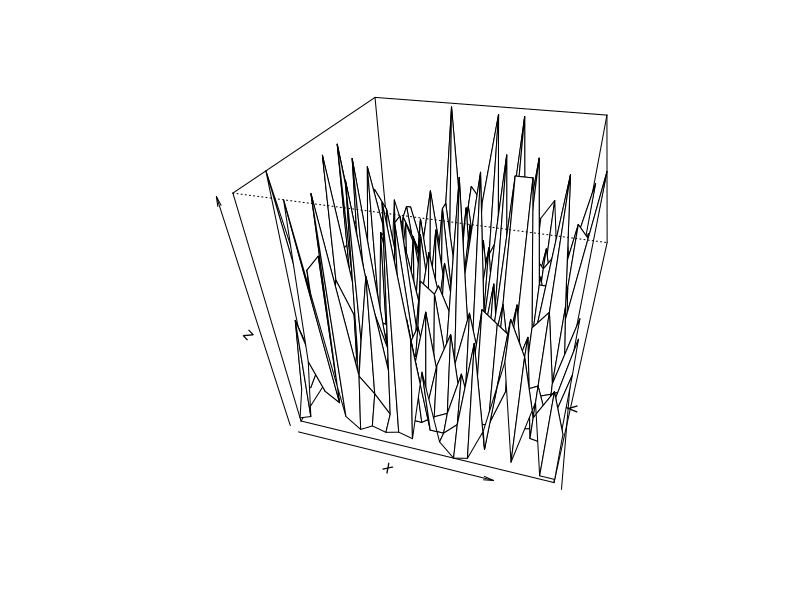

The R script that drew this image:
z <- matrix(c(10,
65,
40,
500,
266,
23,
130,
275,
133,
250,
30,
65,
266,
275,
50,
10,
255,
300,
10,
23,
23,
250,
100,
10,
75,
170,
50,
65,
20,
275,
130,
50,
180,
180,
250,
0,
75,
250,
55,
250,
183,
75,
343,
130,
216,
266,
500,
100,
500,
275,
100,
30,
416,
55,
175,
100,
55,
10,
30,
140,
500,
50,
375,
30,
30,
186,
140,
265,
65,
0,
10,
283,
253,
186,
100,
130,
250,
265,
250,
60,
50,
500,
55,
150,
275,
60,
500,
130,
100,
30,
300,
100,
10,
0,
266,
40,
186,
30,
140,
180,
20,
140,
203,
500,
250,
53,
40,
30,
75,
50,
0,
255,
20,
250,
186,
266,
110,
60,
300,
30,
40,
100,
350,
100,
130,
250,
30,
375,
375,
30,
50,
100,
275,
30,
100,
23,
96,
65,
100,
50,
30,
50,
75,
30,
75,
120,
50,
10,
0,
75,
50,
250,
0,
275,
40,
300,
300,
100,
500,
30,
40,
500,
10,
250,
116,
186,
275,
75,
50,
0,
30,
110,
210,
65,
36,
0,
83,
100,
200,
50,
30,
255,
10,
10,
250,
10,
250,
250,
65,
30,
30,
55,
55,
250,
50,
250,
300,
336,
0,
180,
216,
30,
36,
150,
30,
100,
40,
175,
65,
100,
283,
366,
0,
140,
10,
30,
120,
300,
255,
30,
40,
30,
55,
233,
130,
500,
265,
103,
375,
46,
40,
30,
50,
265,
150,
130,
180,
500,
275,
30,
0,
65,
170,
0,
265,
75,
500,
30,
100,
103,
300,
100,
83,
50,
46,
46,
250,
0,
193,
133,
10,
275,
46,
300,
130,
55,
30,
275,
0,
500,
30,
200,
40,
255,
250,
100,
30,
500,
100,
375,
100,
10,
46,
275,
40,
275,
500,
10,
0,
96,
140,
210,
255,
216,
20,
60,
180,
200,
275,
150,
275,
336,
150,
250,
300,
100,
500,
175,
375,
500,
100,
20,
10,
250,
0,
70,
100,
50,
10,
250,
30,
266,
283,
20,
100,
20,
210,
70,
10,
250,
250,
30,
55,
216,
250,
53,
10,
40,
0,
300,
200,
130,
36,
30,
120,
60,
253,
500,
76,
250,
130,
30,
275,
266,
130,
10,
50,
300,
130,
130,
10,
203,
30,
10,
30,
75,
75,
250,
130,
253,
375,
30,
10,
130,
10,
175,
40,
175,
70,
130,
10,
103,
30,
193,
250,
96,
250,
30,
500,
30,
343,
150,
46,
176,
300,
175,
50,
375,
103,
55),nrow=20.0,ncol=20.0, byrow=TRUE,dimnames = NULL)
x <- seq(0,19.0,by=1)
y <- seq(0,19.0,by=1)
persp(x,y,z,theta=15,phi=35)
